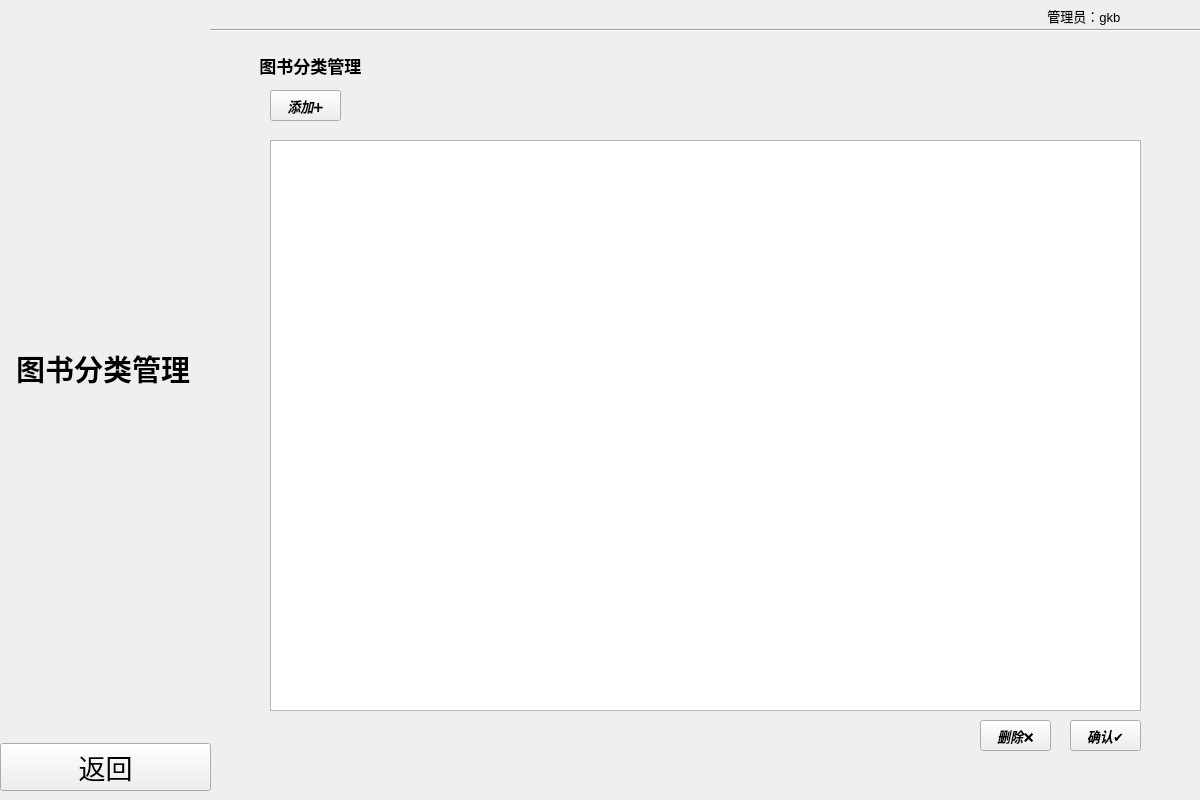
<?xml version="1.0" encoding="UTF-8"?>
<ui version="4.0">
 <class>BookClassifyManager</class>
 <widget class="QWidget" name="BookClassifyManager">
  <property name="geometry">
   <rect>
    <x>0</x>
    <y>0</y>
    <width>1200</width>
    <height>800</height>
   </rect>
  </property>
  <property name="windowTitle">
   <string>Form</string>
  </property>
  <widget class="QWidget" name="layoutWidget">
   <property name="geometry">
    <rect>
     <x>0</x>
     <y>0</y>
     <width>211</width>
     <height>801</height>
    </rect>
   </property>
   <layout class="QVBoxLayout" name="verticalLayout">
    <property name="bottomMargin">
     <number>10</number>
    </property>
    <item>
     <widget class="QLabel" name="Title">
      <property name="font">
       <font>
        <pointsize>22</pointsize>
        <italic>false</italic>
        <bold>true</bold>
        <underline>false</underline>
        <strikeout>false</strikeout>
        <kerning>true</kerning>
       </font>
      </property>
      <property name="text">
       <string>  图书分类管理</string>
      </property>
      <property name="textFormat">
       <enum>Qt::AutoText</enum>
      </property>
     </widget>
    </item>
    <item>
     <widget class="QPushButton" name="ReturnpushButton">
      <property name="font">
       <font>
        <pointsize>20</pointsize>
       </font>
      </property>
      <property name="text">
       <string>返回</string>
      </property>
     </widget>
    </item>
   </layout>
  </widget>
  <widget class="QWidget" name="DataWidget" native="true">
   <property name="geometry">
    <rect>
     <x>250</x>
     <y>50</y>
     <width>911</width>
     <height>711</height>
    </rect>
   </property>
   <widget class="QLabel" name="BookInformationManagerTitle">
    <property name="geometry">
     <rect>
      <x>0</x>
      <y>0</y>
      <width>911</width>
      <height>31</height>
     </rect>
    </property>
    <property name="font">
     <font>
      <pointsize>13</pointsize>
      <italic>false</italic>
      <bold>true</bold>
     </font>
    </property>
    <property name="text">
     <string>  图书分类管理</string>
    </property>
   </widget>
   <widget class="QPushButton" name="AddpushButton">
    <property name="geometry">
     <rect>
      <x>20</x>
      <y>40</y>
      <width>71</width>
      <height>31</height>
     </rect>
    </property>
    <property name="font">
     <font>
      <pointsize>10</pointsize>
      <italic>true</italic>
      <bold>true</bold>
     </font>
    </property>
    <property name="text">
     <string>添加➕</string>
    </property>
   </widget>
   <widget class="QTableView" name="tableView">
    <property name="geometry">
     <rect>
      <x>20</x>
      <y>90</y>
      <width>871</width>
      <height>571</height>
     </rect>
    </property>
   </widget>
   <widget class="QPushButton" name="SurepushButton">
    <property name="geometry">
     <rect>
      <x>820</x>
      <y>670</y>
      <width>71</width>
      <height>31</height>
     </rect>
    </property>
    <property name="font">
     <font>
      <pointsize>10</pointsize>
      <italic>true</italic>
      <bold>true</bold>
     </font>
    </property>
    <property name="text">
     <string>确认✔</string>
    </property>
   </widget>
   <widget class="QPushButton" name="CanclepushButton">
    <property name="geometry">
     <rect>
      <x>730</x>
      <y>670</y>
      <width>71</width>
      <height>31</height>
     </rect>
    </property>
    <property name="font">
     <font>
      <pointsize>10</pointsize>
      <italic>true</italic>
      <bold>true</bold>
     </font>
    </property>
    <property name="text">
     <string>删除❌</string>
    </property>
   </widget>
  </widget>
  <widget class="QLabel" name="Manager">
   <property name="geometry">
    <rect>
     <x>210</x>
     <y>0</y>
     <width>991</width>
     <height>31</height>
    </rect>
   </property>
   <property name="font">
    <font>
     <pointsize>10</pointsize>
    </font>
   </property>
   <property name="text">
    <string>                                                                                                                                                                                                                                        管理员：gkb</string>
   </property>
  </widget>
  <widget class="Line" name="line1">
   <property name="geometry">
    <rect>
     <x>210</x>
     <y>20</y>
     <width>991</width>
     <height>20</height>
    </rect>
   </property>
   <property name="orientation">
    <enum>Qt::Horizontal</enum>
   </property>
  </widget>
 </widget>
 <resources/>
 <connections/>
</ui>
